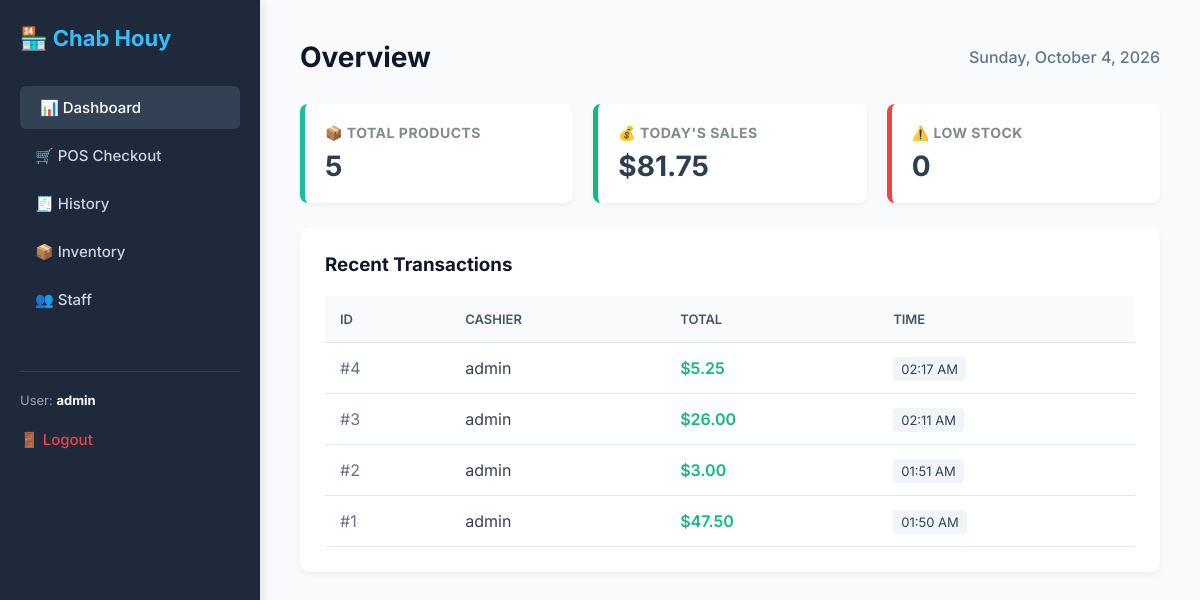
/index.php (signed in), run on the app's committed database.
### tables this page shows
CREATE TABLE `transactions` (
  `id` int NOT NULL,
  `user_id` int DEFAULT NULL,
  `total_amount` decimal(10,2) NOT NULL,
  `created_at` timestamp NULL DEFAULT CURRENT_TIMESTAMP
);

CREATE TABLE `users` (
  `id` int NOT NULL,
  `username` varchar(50) NOT NULL,
  `password` varchar(255) NOT NULL,
  `role_id` int DEFAULT NULL,
  `created_at` timestamp NULL DEFAULT CURRENT_TIMESTAMP
);

### index.php (the view, shortened to what this page needs)
<?php
require_once 'db.php';
$stmt = $pdo->query("SELECT COUNT(*) as total FROM products");
$totalProducts = $stmt->fetch()['total'];
$today = date('Y-m-d');
$stmt = $pdo->prepare("SELECT SUM(total_amount) as today_sales FROM transactions WHERE DATE(created_at) = ?");
$stmt->execute([$today]);
$todaySales = $stmt->fetch()['today_sales'] ?? 0.00;
$stmt = $pdo->query("SELECT COUNT(*) as low_stock FROM products WHERE stock_quantity < 10");
$lowStock = $stmt->fetch()['low_stock'];
$stmt = $pdo->query("
    SELECT t.id, t.total_amount, t.created_at, u.username
    FROM transactions t
    LEFT JOIN users u ON t.user_id = u.id
    ORDER BY t.created_at DESC
    LIMIT 5
");
$recentTxns = $stmt->fetchAll();
?>
<!DOCTYPE html>
<html lang="en">
<head>
    <link rel="stylesheet" href="assets/css/style.css">
</head>
    <body>
        <sidebar>
            <h2>🏪 Chab Houy</h2>
            <a href="index.php" class="active">📊 Dashboard</a>
            <a href="pos.php">🛒 POS Checkout</a>
            <a href="history.php">🧾 History</a>
            <a href="inventory.php">📦 Inventory</a>
            <?php if (isset($_SESSION['role_id']) && $_SESSION['role_id'] == 1): ?>
                <a href="users.php">👥 Staff</a>
            <?php endif; ?>
            <div style="margin-top: 50px; border-top: 1px solid #334155; padding-top: 20px;">
                <p style="color: #94a3b8; font-size: 13px; margin-bottom: 10px;">User: <span style="color:#fff; font-weight:bold;"><?= htmlspecialchars($_SESSION['username']) ?></span></p>
                <a href="logout.php" style="color: #ef4444; padding-left: 0;">🚪 Logout</a>
            </div>
        </sidebar>
        <main>
            <header>
                <h1>Overview</h1>
                <p style="color: #64748b; font-weight: 500;"><?= date('l, F j, Y') ?></p>
            </header>
            <div class="stats-grid">
                <div class="stat-card">
                    <h3>📦 Total Products</h3>
                    <p><?= $totalProducts ?></p>
                </div>
                <div class="stat-card sales">
                    <h3>💰 Today's Sales</h3>
                    <p>$<?= number_format($todaySales, 2) ?></p>
                </div>
                <div class="stat-card alerts">
                    <h3>⚠️️ Low Stock</h3>
                    <p class="<?= $lowStock > 0 ? 'alert-text' : '' ?>"><?= $lowStock ?></p>
                </div>
            </div>
            <div class="card">
                <h3>Recent Transactions</h3>
                <table>
                    <thead>
                        <tr>
                            <th>ID</th>
                            <th>Cashier</th>
                            <th>Total</th>
                            <th>Time</th>
                        </tr>
                    </thead>
                    <tbody>
                        <?php if (count($recentTxns) > 0): ?>
                            <?php foreach ($recentTxns as $txn): ?>
                                <tr>
                                    <td><span style="color: #64748b;">#<?= $txn['id'] ?></span></td>
                                    <td><?= htmlspecialchars($txn['username']) ?></td>
                                    <td style="font-weight: 600; color: #10b981;">$<?= number_format($txn['total_amount'], 2) ?></td>
                                    <td><span style="background: #f1f5f9; padding: 4px 8px; border-radius: 4px; font-size: 13px;"><?= date('h:i A', strtotime($txn['created_at'])) ?></span></td>
                                </tr>
                            <?php endforeach; ?>
                        <?php else: ?>
                            <tr>
                                <td colspan="4" style="text-align: center; color: #94a3b8; padding: 30px;">No sales yet today. Time to open the doors!</td>
                            </tr>
                        <?php endif; ?>
                    </tbody>
                </table>
            </div>
        </main>
    </body>
</html>

### assets/css/style.css (style rules this page uses)
* { box-sizing: border-box; margin: 0; padding: 0; font-family: 'Inter', sans-serif; }
body { background-color: #f8fafc; color: #334155; display: flex; }
sidebar { width: 260px; background: #1e293b; color: #f8fafc; height: 100vh; padding: 25px 20px; position: fixed; box-shadow: 2px 0 10px rgba(0,0,0,0.1); }
sidebar h2 { font-size: 22px; margin-bottom: 35px; color: #38bdf8; display: flex; align-items: center; gap: 10px; }
sidebar a { display: block; color: #cbd5e1; text-decoration: none; padding: 12px 15px; margin-bottom: 5px; border-radius: 6px; font-size: 15px; font-weight: 500; transition: all 0.2s ease; }
sidebar a:hover, sidebar a.active { background: #334155; color: #ffffff; padding-left: 20px; }
main { margin-left: 260px; padding: 40px; width: calc(100% - 260px); }
header { margin-bottom: 30px; display: flex; justify-content: space-between; align-items: center; }
header h1 { font-size: 28px; color: #0f172a; font-weight: 700; }
.stats-grid { display: flex; gap: 20px; margin-bottom: 30px; }
.stat-card { flex: 1; background: #ffffff; padding: 25px; border-radius: 10px; box-shadow: 0 4px 6px -1px rgba(0, 0, 0, 0.05); border-left: 5px solid #38bdf8; transition: transform 0.2s ease; }
.stat-card h3 { font-size: 13px; color: #64748b; margin-bottom: 10px; text-transform: uppercase; letter-spacing: 0.5px; }
.stat-card p { font-size: 32px; font-weight: 700; color: #0f172a; }
.stat-card.sales { border-left-color: #10b981; }
.stat-card.alerts { border-left-color: #ef4444; }
.card { background: #ffffff; padding: 25px; border-radius: 10px; box-shadow: 0 4px 6px -1px rgba(0, 0, 0, 0.05); }
.card h3 { margin-bottom: 20px; color: #0f172a; }
table { width: 100%; border-collapse: collapse; }
table th, table td { padding: 15px; text-align: left; border-bottom: 1px solid #e2e8f0; }
table th { background-color: #f8fafc; color: #475569; font-weight: 600; text-transform: uppercase; font-size: 13px; }

### index.php (style rules this page uses)
.stats-grid { display: flex; gap: 20px; margin-bottom: 25px; }
.stat-card { flex: 1; background: #fff; padding: 20px; border-radius: 8px; border-left: 5px solid #1abc9c; box-shadow: 0 2px 4px rgba(0,0,0,0.05); }
.stat-card h3 { font-size: 14px; color: #7f8c8d; margin-bottom: 8px; text-transform: uppercase; }
.stat-card p { font-size: 28px; font-weight: bold; color: #2c3e50; }

### data on the page
transactions: id "4", user.username "admin", total_amount "5.25", created_at "02:17 AM"
transactions: id "3", user.username "admin", total_amount "26.00", created_at "02:11 AM"
transactions: id "2", user.username "admin", total_amount "3.00", created_at "01:51 AM"
transactions: id "1", user.username "admin", total_amount "47.50", created_at "01:50 AM"

### other printed values
$_SESSION['username'] "admin"
$totalProducts "5"
$todaySales "81.75"
$lowStock "0"
